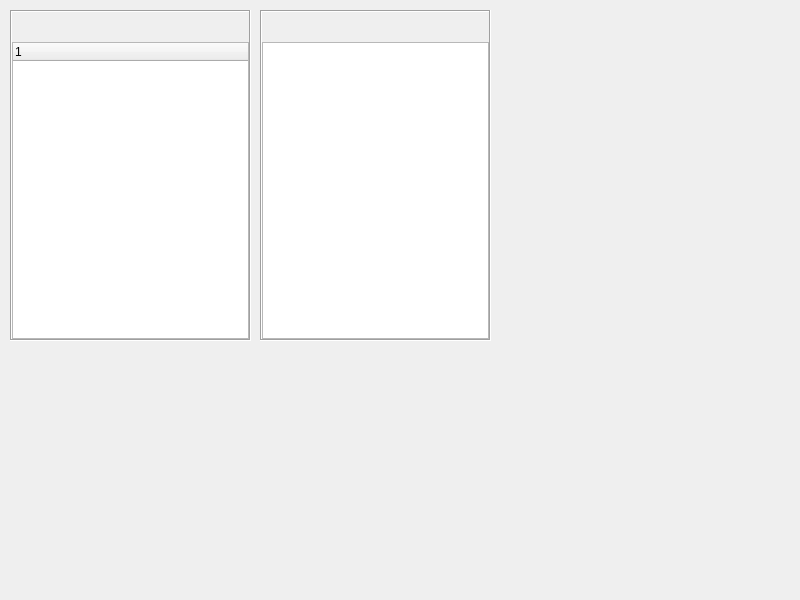
<?xml version="1.0" encoding="UTF-8"?>
<ui version="4.0">
 <class>frmNavTitle</class>
 <widget class="QWidget" name="frmNavTitle">
  <property name="geometry">
   <rect>
    <x>0</x>
    <y>0</y>
    <width>800</width>
    <height>600</height>
   </rect>
  </property>
  <property name="windowTitle">
   <string>Form</string>
  </property>
  <widget class="QFrame" name="frame1">
   <property name="geometry">
    <rect>
     <x>10</x>
     <y>10</y>
     <width>241</width>
     <height>331</height>
    </rect>
   </property>
   <property name="frameShape">
    <enum>QFrame::Box</enum>
   </property>
   <property name="frameShadow">
    <enum>QFrame::Sunken</enum>
   </property>
   <layout class="QVBoxLayout" name="verticalLayout">
    <property name="spacing">
     <number>0</number>
    </property>
    <property name="leftMargin">
     <number>0</number>
    </property>
    <property name="topMargin">
     <number>0</number>
    </property>
    <property name="rightMargin">
     <number>0</number>
    </property>
    <property name="bottomMargin">
     <number>0</number>
    </property>
    <item>
     <widget class="NavTitle" name="navTitle1" native="true">
      <property name="minimumSize">
       <size>
        <width>0</width>
        <height>30</height>
       </size>
      </property>
     </widget>
    </item>
    <item>
     <widget class="QTreeWidget" name="treeWidget">
      <column>
       <property name="text">
        <string notr="true">1</string>
       </property>
      </column>
     </widget>
    </item>
   </layout>
  </widget>
  <widget class="QFrame" name="frame2">
   <property name="geometry">
    <rect>
     <x>260</x>
     <y>10</y>
     <width>231</width>
     <height>331</height>
    </rect>
   </property>
   <property name="frameShape">
    <enum>QFrame::Box</enum>
   </property>
   <property name="frameShadow">
    <enum>QFrame::Sunken</enum>
   </property>
   <layout class="QVBoxLayout" name="verticalLayout_2">
    <property name="spacing">
     <number>0</number>
    </property>
    <property name="leftMargin">
     <number>0</number>
    </property>
    <property name="topMargin">
     <number>0</number>
    </property>
    <property name="rightMargin">
     <number>0</number>
    </property>
    <property name="bottomMargin">
     <number>0</number>
    </property>
    <item>
     <widget class="NavTitle" name="navTitle2" native="true">
      <property name="minimumSize">
       <size>
        <width>0</width>
        <height>30</height>
       </size>
      </property>
     </widget>
    </item>
    <item>
     <widget class="QTableWidget" name="tableWidget"/>
    </item>
   </layout>
  </widget>
 </widget>
 <customwidgets>
  <customwidget>
   <class>NavTitle</class>
   <extends>QWidget</extends>
   <header>navtitle.h</header>
   <container>1</container>
  </customwidget>
 </customwidgets>
 <resources/>
 <connections/>
</ui>
